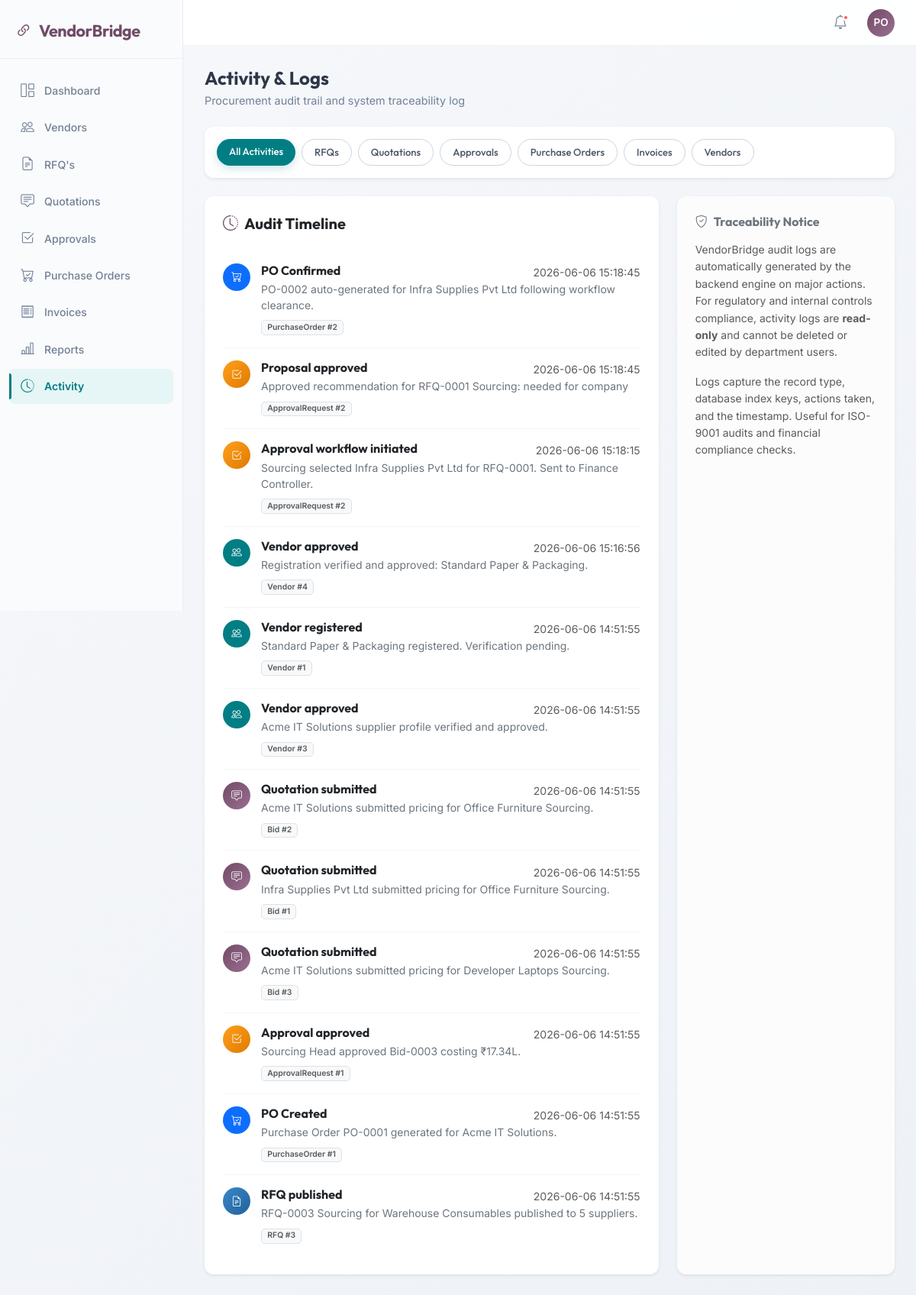
Page /activity (signed in) on the committed database.
### models.py (models this page shows)
class ActivityLog(Base):
    __tablename__ = 'activity_logs'
    id = Column(Integer, primary_key=True, index=True)
    model_name = Column(String)
    record_id = Column(Integer)
    record_name = Column(String)
    action = Column(String)
    category = Column(String)  # rfq, quotation, approval, invoice, vendor, purchase_order
    details = Column(Text)
    timestamp = Column(String, default=lambda: datetime.datetime.now().strftime("%Y-%m-%d %H:%M:%S"))

### main.py (the view)
@app.get("/activity", response_class=HTMLResponse)
async def activity_logs_page(request: Request, category: str = "all", db: Session = Depends(get_db)):
    if not current_user_id:
        return RedirectResponse(url="/login", status_code=302)
    query = db.query(models.ActivityLog)
    if category != "all":
        query = query.filter(models.ActivityLog.category == category)
    logs = query.order_by(models.ActivityLog.id.desc()).all()
    return templates.TemplateResponse(request, "activity.html", {
        "active_page": "activity",
        "logs": logs,
        "current_category": category
    })

### templates/activity.html (shortened to what this page needs)
{% extends "base.html" %}
{% block content %}
<div class="page-header mb-4">
    <h2>Activity & Logs</h2>
    <p>Procurement audit trail and system traceability log</p>
</div>
<div class="card border-0 shadow-sm mb-4">
    <div class="card-body p-3">
        <div class="d-flex flex-wrap gap-2 filter-pills">
            <a href="/activity?category=all" class="btn {% if current_category == 'all' %}btn-primary active{% else %}btn-outline-secondary{% endif %}">
                All Activities
            </a>
            <a href="/activity?category=rfq" class="btn {% if current_category == 'rfq' %}btn-primary active{% else %}btn-outline-secondary{% endif %}">
                RFQs
            </a>
            <a href="/activity?category=quotation" class="btn {% if current_category == 'quotation' %}btn-primary active{% else %}btn-outline-secondary{% endif %}">
                Quotations
            </a>
            <a href="/activity?category=approval" class="btn {% if current_category == 'approval' %}btn-primary active{% else %}btn-outline-secondary{% endif %}">
                Approvals
            </a>
            <a href="/activity?category=purchase_order" class="btn {% if current_category == 'purchase_order' %}btn-primary active{% else %}btn-outline-secondary{% endif %}">
                Purchase Orders
            </a>
            <a href="/activity?category=invoice" class="btn {% if current_category == 'invoice' %}btn-primary active{% else %}btn-outline-secondary{% endif %}">
                Invoices
            </a>
            <a href="/activity?category=vendor" class="btn {% if current_category == 'vendor' %}btn-primary active{% else %}btn-outline-secondary{% endif %}">
                Vendors
            </a>
        </div>
    </div>
</div>
<div class="row g-4">
    <div class="col-lg-8">
        <div class="card border-0 shadow-sm p-4">
            <h5 class="mb-4 text-dark fw-bold"><i class="bi bi-clock-history me-2 text-primary" style="color: var(--primary-purple) !important;"></i>Audit Timeline</h5>
            <div class="timeline-list">
                {% if logs %}
                    {% for log in logs %}
                    <div class="timeline-item">
                        {% if log.category == 'rfq' %}
                            <div class="timeline-dot bg-info text-white" title="RFQ Action">
                                <i class="bi bi-file-earmark-text"></i>
                            </div>
                        {% elif log.category == 'quotation' %}
                            <div class="timeline-dot bg-purple text-white" title="Quotation Action">
                                <i class="bi bi-chat-square-text"></i>
                            </div>
                        {% elif log.category == 'approval' %}
                            <div class="timeline-dot bg-warning text-white" title="Approval Action">
                                <i class="bi bi-check2-square"></i>
                            </div>
                        {% elif log.category == 'purchase_order' %}
                            <div class="timeline-dot bg-primary text-white" title="Purchase Order Action">
                                <i class="bi bi-cart-check"></i>
                            </div>
                        {% elif log.category == 'invoice' %}
                            <div class="timeline-dot bg-success text-white" title="Invoice Action">
                                <i class="bi bi-receipt"></i>
                            </div>
                        {% elif log.category == 'vendor' %}
                            <div class="timeline-dot bg-teal text-white" style="background-color: var(--secondary-teal) !important;" title="Vendor Action">
                                <i class="bi bi-people"></i>
                            </div>
                        {% else %}
                            <div class="timeline-dot bg-secondary text-white">
                                <i class="bi bi-gear"></i>
                            </div>
                        {% endif %}
                        <div class="flex-grow-1">
                            <div class="d-flex justify-content-between align-items-center">
                                <h6 class="mb-1 fw-bold text-dark">{{ log.action }}</h6>
                                <span class="small text-muted">{{ log.timestamp }}</span>
                            </div>
                            <div class="small text-secondary">{{ log.details }}</div>
                            <div class="mt-1"><span class="badge bg-light text-muted border" style="font-size: 0.65rem;">{{ log.model_name }} #{{ log.record_id }}</span></div>
                        </div>
                    </div>
                    {% endfor %}
                {% else %}
                    <div class="p-5 text-center text-muted">
                        <i class="bi bi-clock mb-3 d-block" style="font-size: 2.5rem;"></i>
                        No activities logged in this category.
                    </div>
                {% endif %}
            </div>
        </div>
    </div>
    <div class="col-lg-4">
        <div class="card border-0 shadow-sm bg-light-subtle h-100">
            <div class="card-body p-4">
                <h6 class="fw-bold text-secondary mb-3"><i class="bi bi-shield-check me-2"></i>Traceability Notice</h6>
                <p class="small text-muted" style="line-height: 1.6;">
                    VendorBridge audit logs are automatically generated by the backend engine on major actions. For regulatory and internal controls compliance, activity logs are <strong>read-only</strong> and cannot be deleted or edited by department users.
                </p>
                <p class="small text-muted mb-0" style="line-height: 1.6;">
                    Logs capture the record type, database index keys, actions taken, and the timestamp. Useful for ISO-9001 audits and financial compliance checks.
                </p>
            </div>
        </div>
    </div>
</div>
{% endblock %}

### templates/base.html (style rules this page uses)
:root { --primary-purple: #714B67; --primary-purple-hover: #5c3e55; --primary-purple-light: #f3eaf0; --secondary-teal: #017e84; --secondary-teal-hover: #015e62; --secondary-teal-light: #e6f5f5; --bg-gradient: linear-gradient(135deg, #f6f8fb 0%, #eef1f6 100%); --sidebar-bg: #fafbfc; --glass-bg: rgba(255, 255, 255, 0.92); --glass-border: rgba(255, 255, 255, 0.6); --text-dark: #2d3748; --text-muted: #718096; --text-light: #a0aec0; --shadow-xs: 0 1px 2px rgba(0, 0, 0, 0.03); --shadow-sm: 0 2px 4px rgba(0, 0, 0, 0.02); --shadow-md: 0 10px 25px rgba(31, 38, 135, 0.04); --shadow-lg: 0 15px 35px rgba(31, 38, 135, 0.08); --radius-sm: 8px; --radius-md: 12px; --radius-lg: 16px; --sidebar-width: 240px; }
* { box-sizing: border-box; }
body { font-family: 'Inter', sans-serif; background: var(--bg-gradient); color: var(--text-dark); min-height: 100vh; margin: 0; display: flex; }
h1, h2, h3, h4, h5, h6 { font-family: 'Outfit', sans-serif; font-weight: 600; }
.btn { font-weight: 500; border-radius: var(--radius-sm); padding: 0.55rem 1.3rem; transition: all 0.3s cubic-bezier(0.16, 1, 0.3, 1); font-family: 'Outfit', sans-serif; font-size: 0.88rem; }
.btn-primary { background: linear-gradient(135deg, var(--secondary-teal) 0%, #009399 100%); border: none; box-shadow: 0 4px 12px rgba(1, 126, 132, 0.2); color: white; }
.btn-outline-secondary { border-color: #cbd5e0; color: #4a5568; }
.card { border: 1px solid rgba(0,0,0,0.06); background: white; border-radius: var(--radius-md); box-shadow: var(--shadow-xs); transition: all 0.25s ease; overflow: hidden; }
.badge { padding: 0.35em 0.7em; font-size: 0.72em; font-weight: 600; border-radius: 5px; }
.bg-warning { background: linear-gradient(135deg, #ff9f1c, #e07a00) !important; color: white !important; }
.bg-info { background: linear-gradient(135deg, #3a86c8, #20639b) !important; }
.bg-purple { background: linear-gradient(135deg, var(--primary-purple), #9b6e90) !important; color: white; }
.page-header { margin-bottom: 24px; }
.page-header h2 { font-size: 1.5rem; font-weight: 700; margin-bottom: 4px; }
.page-header p { color: var(--text-muted); font-size: 0.9rem; margin-bottom: 0; }
.filter-pills .btn { font-size: 0.82rem; padding: 0.4rem 1rem; border-radius: 20px; }
.filter-pills .btn.active { background: var(--secondary-teal); color: white; border-color: var(--secondary-teal); }
.timeline-item { display: flex; gap: 14px; padding: 16px 0; border-bottom: 1px solid rgba(0,0,0,0.04); }
.timeline-item:last-child { border-bottom: none; }
.timeline-dot { width: 36px; height: 36px; border-radius: 50%; display: flex; align-items: center; justify-content: center; font-size: 0.85rem; flex-shrink: 0; }

### rows in the picture
ActivityLog: category "purchase_order" (drawn), action "PO Confirmed", timestamp "2026-06-06 15:18:45", details "PO-0002 auto-generated for Infra Supplies Pvt Ltd following workflow clearance.", model_name "PurchaseOrder", record_id "2"
ActivityLog: category "approval" (drawn), action "Proposal approved", timestamp "2026-06-06 15:18:45", details "Approved recommendation for RFQ-0001 Sourcing: needed for company", model_name "ApprovalRequest", record_id "2"
ActivityLog: category "approval" (drawn), action "Approval workflow initiated", timestamp "2026-06-06 15:18:15", details "Sourcing selected Infra Supplies Pvt Ltd for RFQ-0001. Sent to Finance Controller.", model_name "ApprovalRequest", record_id "2"
ActivityLog: category "vendor" (drawn), action "Vendor approved", timestamp "2026-06-06 15:16:56", details "Registration verified and approved: Standard Paper & Packaging.", model_name "Vendor", record_id "4"
ActivityLog: category "vendor" (drawn), action "Vendor registered", timestamp "2026-06-06 14:51:55", details "Standard Paper & Packaging registered. Verification pending.", model_name "Vendor", record_id "1"
ActivityLog: category "vendor" (drawn), action "Vendor approved", timestamp "2026-06-06 14:51:55", details "Acme IT Solutions supplier profile verified and approved.", model_name "Vendor", record_id "3"
ActivityLog: category "quotation" (drawn), action "Quotation submitted", timestamp "2026-06-06 14:51:55", details "Acme IT Solutions submitted pricing for Office Furniture Sourcing.", model_name "Bid", record_id "2"
ActivityLog: category "quotation" (drawn), action "Quotation submitted", timestamp "2026-06-06 14:51:55", details "Infra Supplies Pvt Ltd submitted pricing for Office Furniture Sourcing.", model_name "Bid", record_id "1"
ActivityLog: category "quotation" (drawn), action "Quotation submitted", timestamp "2026-06-06 14:51:55", details "Acme IT Solutions submitted pricing for Developer Laptops Sourcing.", model_name "Bid", record_id "3"
ActivityLog: category "approval" (drawn), action "Approval approved", timestamp "2026-06-06 14:51:55", details "Sourcing Head approved Bid-0003 costing ₹17.34L.", model_name "ApprovalRequest", record_id "1"
ActivityLog: category "purchase_order" (drawn), action "PO Created", timestamp "2026-06-06 14:51:55", details "Purchase Order PO-0001 generated for Acme IT Solutions.", model_name "PurchaseOrder", record_id "1"
ActivityLog: category "rfq" (drawn), action "RFQ published", timestamp "2026-06-06 14:51:55", details "RFQ-0003 Sourcing for Warehouse Consumables published to 5 suppliers.", model_name "RFQ", record_id "3"
